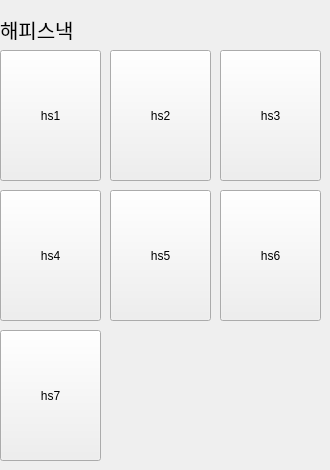
     <widget class="QWidget" name="page_5">
      <widget class="QPushButton" name="btn_hs5">
       <property name="geometry">
        <rect>
         <x>110</x>
         <y>190</y>
         <width>101</width>
         <height>131</height>
        </rect>
       </property>
       <property name="text">
        <string>hs5</string>
       </property>
      </widget>
      <widget class="QPushButton" name="btn_hs2">
       <property name="geometry">
        <rect>
         <x>110</x>
         <y>50</y>
         <width>101</width>
         <height>131</height>
        </rect>
       </property>
       <property name="text">
        <string>hs2</string>
       </property>
      </widget>
      <widget class="QLabel" name="label_26">
       <property name="geometry">
        <rect>
         <x>0</x>
         <y>19</y>
         <width>81</width>
         <height>21</height>
        </rect>
       </property>
       <property name="font">
        <font>
         <pointsize>15</pointsize>
        </font>
       </property>
       <property name="text">
        <string>해피스낵</string>
       </property>
      </widget>
      <widget class="QPushButton" name="btn_hs3">
       <property name="geometry">
        <rect>
         <x>220</x>
         <y>50</y>
         <width>101</width>
         <height>131</height>
        </rect>
       </property>
       <property name="text">
        <string>hs3</string>
       </property>
      </widget>
      <widget class="QPushButton" name="btn_hs7">
       <property name="geometry">
        <rect>
         <x>0</x>
         <y>330</y>
         <width>101</width>
         <height>131</height>
        </rect>
       </property>
       <property name="text">
        <string>hs7</string>
       </property>
      </widget>
      <widget class="QPushButton" name="btn_hs1">
       <property name="geometry">
        <rect>
         <x>0</x>
         <y>50</y>
         <width>101</width>
         <height>131</height>
        </rect>
       </property>
       <property name="text">
        <string>hs1</string>
       </property>
      </widget>
      <widget class="QPushButton" name="btn_hs6">
       <property name="geometry">
        <rect>
         <x>220</x>
         <y>190</y>
         <width>101</width>
         <height>131</height>
        </rect>
       </property>
       <property name="text">
        <string>hs6</string>
       </property>
      </widget>
      <widget class="QPushButton" name="btn_hs4">
       <property name="geometry">
        <rect>
         <x>0</x>
         <y>190</y>
         <width>101</width>
         <height>131</height>
        </rect>
       </property>
       <property name="text">
        <string>hs4</string>
       </property>
      </widget>
     </widget>
